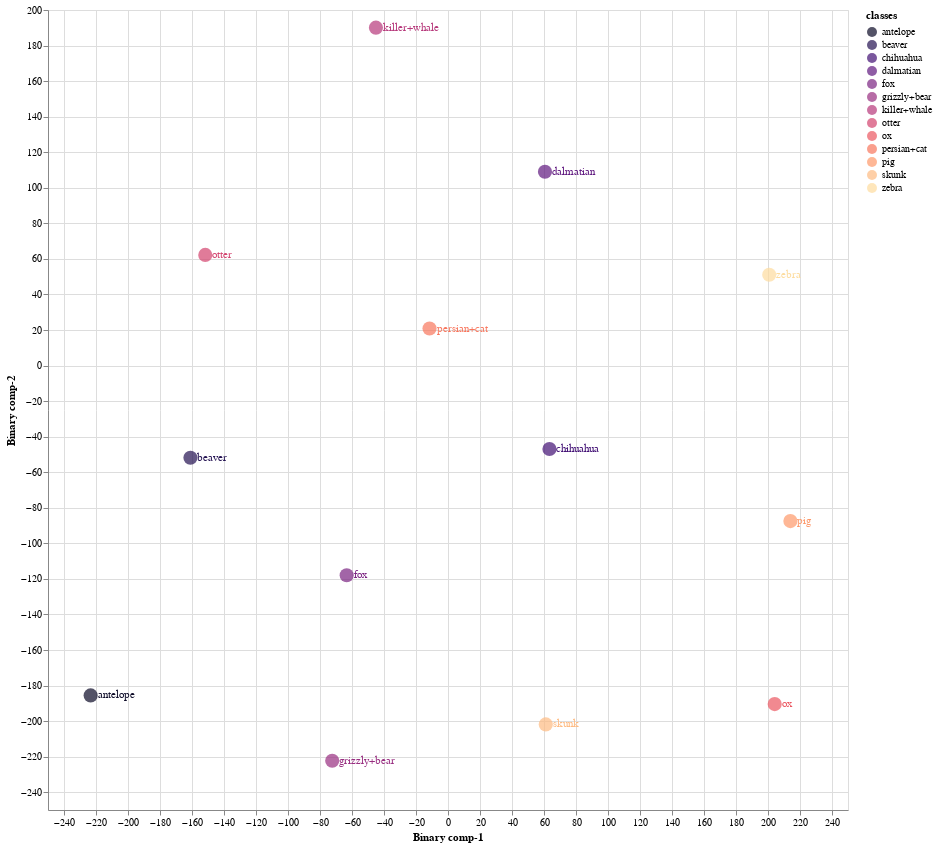
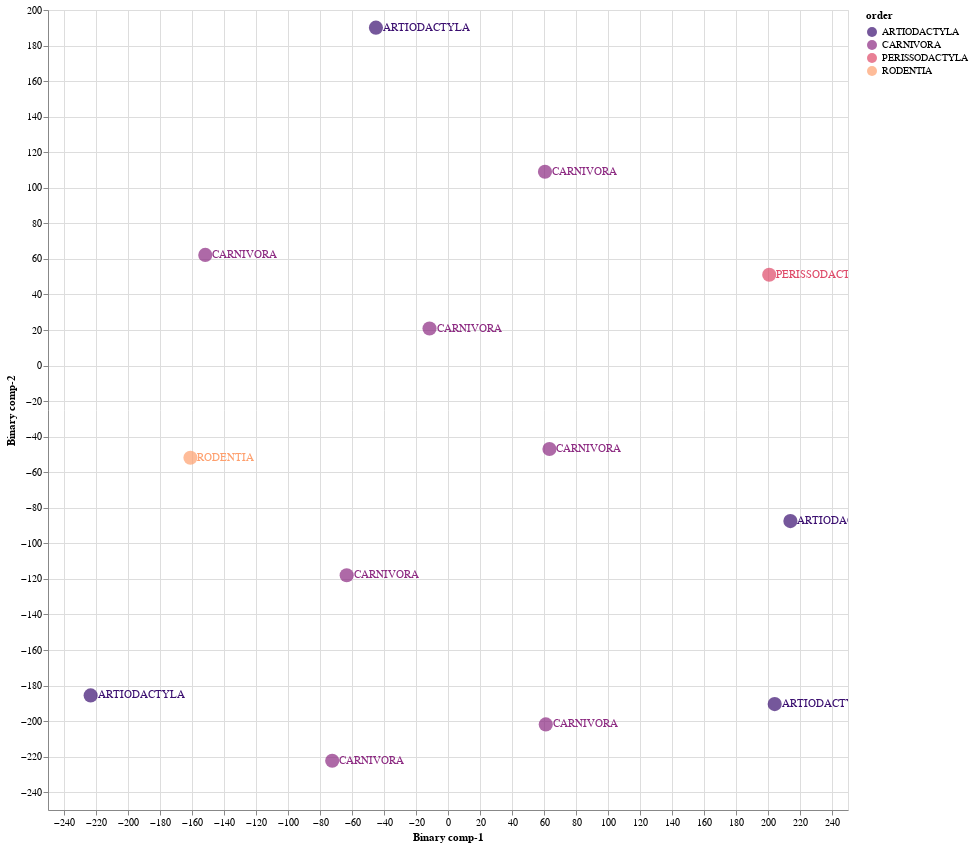

Notebook source saved alongside these figures, in order:
### Markdown cell above
### 8.2 Train Validation Split 02

### Code cell
Train02 = CZSL(mode = "Train", 
               split = 2, 
               DNN = ProjectionNetwork1, 
               epochs = 40, 
               bs = 8,  
               numunits = 1024, 
               lr = 0.1, 
               optimiser = nn.Sigmoid(), 
               dropout = 0.2, 
               mom = 0, 
               wd = 0,  
               device = 'cuda', 
               checkpoint = CP2, 
               pred_type = 'Probabilistic', 
               dist_type = 'cosine')

#mode
#1. "Train" - Use Train Val split
#2. "Test" - For Unseen Test Data

#split
# 1 -Train/Val Split 1
# 2 -Train/Val Split 2
# 3 -Train/Val Split 2

#pred_type
#1. "Probabilistic" - continous real numbers giving probability for prdiction to be 1
#2. "Deterministic" - 1 or 0 prediction values

#dist_type
#1. euclidean
#2. cosine
#3. hamming
#4. jaccard

### Figure 1 — Vega-Lite specification as saved in the notebook (floating-point values rounded to 4 significant figures)
{"config": {"view": {"continuousWidth": 400, "continuousHeight": 300}}, "layer": [{"mark": {"type": "circle", "size": 200}, "encoding": {"color": {"field": "classes", "scale": {"scheme": "Magma"}, "type": "nominal"}, "x": {"field": "Binary comp-1", "type": "quantitative"}, "y": {"field": "Binary comp-2", "type": "quantitative"}}, "height": 800, "selection": {"selector045": {"type": "interval", "bind": "scales", "encodings": ["x", "y"]}}, "width": 800}, {"mark": {"type": "text", "align": "left", "baseline": "middle", "dx": 7}, "encoding": {"color": {"field": "classes", "scale": {"scheme": "Magma"}, "type": "nominal"}, "text": {"field": "classes", "type": "nominal"}, "x": {"field": "Binary comp-1", "type": "quantitative"}, "y": {"field": "Binary comp-2", "type": "quantitative"}}, "height": 800, "width": 800}], "data": {"name": "data-4c827028a1cc8a9d95a36533aabfa88a"}, "$schema": "https://vega.github.io/schema/vega-lite/v4.17.0.json", "datasets": {"data-4c827028a1cc8a9d95a36533aabfa88a": [{"Binary comp-1": -223.3, "Binary comp-2": -185.6, "classes": "antelope", "sciName": "Antilope_cervicapra", "animal_label": 1, "animal_class": "antelope", "mainCommonName": "Blackbuck", "otherCommonNames": "Indian Antelope", "class": "Mammalia", "infraclass": "Placentalia", "magnorder": "Boreoeutheria", "superorder": "Laurasiatheria", "order": "ARTIODACTYLA", "suborder": "RUMINANTIA", "infraorder": "PECORA", "parvorder": null, "superfamily": null, "family": "BOVIDAE", "subfamily": "ANTILOPINAE", "tribe": "ANTILOPINI", "genus": "Antilope"}, {"Binary comp-1": -72.36, "Binary comp-2": -222.3, "classes": "grizzly+bear", "sciName": "Ursus_arctos", "animal_label": 2, "animal_class": "grizzly+bear", "mainCommonName": "Brown Bear", "otherCommonNames": "Grizzly Bear|Kodiak Bear", "class": "Mammalia", "infraclass": "Placentalia", "magnorder": "Boreoeutheria", "superorder": "Laurasiatheria", "order": "CARNIVORA", "suborder": "CANIFORMIA", "infraorder": "ARCTOIDEA", "parvorder": null, "superfamily": "URSOIDEA", "family": "URSIDAE", "subfamily": "URSINAE", "tribe": null, "genus": "Ursus"}, {"Binary comp-1": -45.04, "Binary comp-2": 190.1, "classes": "killer+whale", "sciName": "Orcinus_orca", "animal_label": 3, "animal_class": "killer+whale", "mainCommonName": "Killer Whale", "otherCommonNames": "Orca", "class": "Mammalia", "infraclass": "Placentalia", "magnorder": "Boreoeutheria", "superorder": "Laurasiatheria", "order": "ARTIODACTYLA", "suborder": "WHIPPOMORPHA", "infraorder": "CETACEA", "parvorder": "ODONTOCETI", "superfamily": "DELPHINOIDEA", "family": "DELPHINIDAE", "subfamily": "INCERTAE SEDIS", "tribe": null, "genus": "Orcinus"}, {"Binary comp-1": -161.0, "Binary comp-2": -51.83, "classes": "beaver", "sciName": "Aplodontia_rufa", "animal_label": 4, "animal_class": "beaver", "mainCommonName": "Mountain Beaver", "otherCommonNames": "Boomer|Sewellel|Point Arena Mountain Beaver|Point Reyes Mountain Beaver", "class": "Mammalia", "infraclass": "Placentalia", "magnorder": "Boreoeutheria", "superorder": "Euarchontoglires", "order": "RODENTIA", "suborder": "SCIUROMORPHA", "infraorder": null, "parvorder": null, "superfamily": null, "family": "APLODONTIIDAE", "subfamily": null, "tribe": null, "genus": "Aplodontia"}, {"Binary comp-1": 60.61, "Binary comp-2": 109.0, "classes": "dalmatian", "sciName": "Canis_familiaris", "animal_label": 5, "animal_class": "dalmatian", "mainCommonName": "Domestic Dog", "otherCommonNames": "Dog|Dingo|Feral Dog|New Guinea Singing Dog|Village Dog", "class": "Mammalia", "infraclass": "Placentalia", "magnorder": "Boreoeutheria", "superorder": "Laurasiatheria", "order": "CARNIVORA", "suborder": "CANIFORMIA", "infraorder": "CANOIDEA", "parvorder": null, "superfamily": null, "family": "CANIDAE", "subfamily": null, "tribe": null, "genus": "Canis"}, {"Binary comp-1": -11.55, "Binary comp-2": 20.84, "classes": "persian+cat", "sciName": "Felis_catus", "animal_label": 6, "animal_class": "persian+cat", "mainCommonName": "Domestic Cat", "otherCommonNames": "Cat", "class": "Mammalia", "infraclass": "Placentalia", "magnorder": "Boreoeutheria", "superorder": "Laurasiatheria", "order": "CARNIVORA", "suborder": "FELIFORMIA", "infraorder": "FELOIDEA", "parvorder": null, "superfamily": null, "family": "FELIDAE", "subfamily": "FELINAE", "tribe": null, "genus": "Felis"}, {"Binary comp-1": 61.11, "Binary comp-2": -201.9, "classes": "skunk", "sciName": "Spilogale_putorius", "animal_label": 11, "animal_class": "skunk", "mainCommonName": "Alleghanian Spotted Skunk", "otherCommonNames": "Eastern Spotted Skunk", "class": "Mammalia", "infraclass": "Placentalia", "magnorder": "Boreoeutheria", "superorder": "Laurasiatheria", "order": "CARNIVORA", "suborder": "CANIFORMIA", "infraorder": "ARCTOIDEA", "parvorder": null, "superfamily": "MUSTELOIDEA", "family": "MEPHITIDAE", "subfamily": "MEPHITINAE", "tribe": null, "genus": "Spilogale"}, {"Binary comp-1": 204.2, "Binary comp-2": -190.4, "classes": "ox", "sciName": "Bos_sauveli", "animal_label": 21, "animal_class": "ox", "mainCommonName": "Kouprey", "otherCommonNames": "Gray Ox|Indochinese Forest Ox", "class": "Mammalia", "infraclass": "Placentalia", "magnorder": "Boreoeutheria", "superorder": "Laurasiatheria", "order": "ARTIODACTYLA", "suborder": "RUMINANTIA", "infraorder": "PECORA", "parvorder": null, "superfamily": null, "family": "BOVIDAE", "subfamily": "BOVINAE", "tribe": "BOVINI", "genus": "Bos"}, {"Binary comp-1": -63.32, "Binary comp-2": -118.0, "classes": "fox", "sciName": "Vulpes_lagopus", "animal_label": 22, "animal_class": "fox", "mainCommonName": "Arctic Fox", "otherCommonNames": "Polar Fox", "class": "Mammalia", "infraclass": "Placentalia", "magnorder": "Boreoeutheria", "superorder": "Laurasiatheria", "order": "CARNIVORA", "suborder": "CANIFORMIA", "infraorder": "CANOIDEA", "parvorder": null, "superfamily": null, "family": "CANIDAE", "subfamily": null, "tribe": null, "genus": "Vulpes"}, {"Binary comp-1": 63.41, "Binary comp-2": -46.94, "classes": "chihuahua", "sciName": "Canis_familiaris", "animal_label": 33, "animal_class": "chihuahua", "mainCommonName": "Domestic Dog", "otherCommonNames": "Dog|Dingo|Feral Dog|New Guinea Singing Dog|Village Dog", "class": "Mammalia", "infraclass": "Placentalia", "magnorder": "Boreoeutheria", "superorder": "Laurasiatheria", "order": "CARNIVORA", "suborder": "CANIFORMIA", "infraorder": "CANOIDEA", "parvorder": null, "superfamily": null, "family": "CANIDAE", "subfamily": null, "tribe": null, "genus": "Canis"}, {"Binary comp-1": -151.7, "Binary comp-2": 62.22, "classes": "otter", "sciName": "Aonyx_capensis", "animal_label": 36, "animal_class": "otter", "mainCommonName": "African Clawless Otter", "otherCommonNames": "Cape Clawless Otter", "class": "Mammalia", "infraclass": "Placentalia", "magnorder": "Boreoeutheria", "superorder": "Laurasiatheria", "order": "CARNIVORA", "suborder": "CANIFORMIA", "infraorder": "ARCTOIDEA", "parvorder": null, "superfamily": "MUSTELOIDEA", "family": "MUSTELIDAE", "subfamily": "LUTRINAE", "tribe": null, "genus": "Aonyx"}, {"Binary comp-1": 200.8, "Binary comp-2": 51.09, "classes": "zebra", "sciName": "Equus_grevyi", "animal_label": 38, "animal_class": "zebra", "mainCommonName": "Grevy's Zebra", "otherCommonNames": "Imperial Zebra", "class": "Mammalia", "infraclass": "Placentalia", "magnorder": "Boreoeutheria", "superorder": "Laurasiatheria", "order": "PERISSODACTYLA", "suborder": "HIPOMORPHA", "infraorder": null, "parvorder": null, "superfamily": null, "family": "EQUIDAE", "subfamily": null, "tribe": null, "genus": "Equus"}, {"Binary comp-1": 214.0, "Binary comp-2": -87.49, "classes": "pig", "sciName": "Sus_domesticus", "animal_label": 42, "animal_class": "pig", "mainCommonName": "Domestic Pig", "otherCommonNames": "Hog|Pig|Swine", "class": "Mammalia", "infraclass": "Placentalia", "magnorder": "Boreoeutheria", "superorder": "Laurasiatheria", "order": "ARTIODACTYLA", "suborder": "SUINA", "infraorder": null, "parvorder": null, "superfamily": null, "family": "SUIDAE", "subfamily": null, "tribe": null, "genus": "Sus"}]}}

### Figure 2 — Vega-Lite specification as saved in the notebook (floating-point values rounded to 4 significant figures)
{"config": {"view": {"continuousWidth": 400, "continuousHeight": 300}}, "layer": [{"mark": {"type": "circle", "size": 200}, "encoding": {"color": {"field": "order", "scale": {"scheme": "Magma"}, "type": "nominal"}, "x": {"field": "Binary comp-1", "type": "quantitative"}, "y": {"field": "Binary comp-2", "type": "quantitative"}}, "height": 800, "selection": {"selector046": {"type": "interval", "bind": "scales", "encodings": ["x", "y"]}}, "width": 800}, {"mark": {"type": "text", "align": "left", "baseline": "middle", "dx": 7}, "encoding": {"color": {"field": "order", "scale": {"scheme": "Magma"}, "type": "nominal"}, "text": {"field": "order", "type": "nominal"}, "x": {"field": "Binary comp-1", "type": "quantitative"}, "y": {"field": "Binary comp-2", "type": "quantitative"}}, "height": 800, "width": 800}], "data": {"name": "data-4c827028a1cc8a9d95a36533aabfa88a"}, "$schema": "https://vega.github.io/schema/vega-lite/v4.17.0.json", "datasets": {"data-4c827028a1cc8a9d95a36533aabfa88a": [{"Binary comp-1": -223.3, "Binary comp-2": -185.6, "classes": "antelope", "sciName": "Antilope_cervicapra", "animal_label": 1, "animal_class": "antelope", "mainCommonName": "Blackbuck", "otherCommonNames": "Indian Antelope", "class": "Mammalia", "infraclass": "Placentalia", "magnorder": "Boreoeutheria", "superorder": "Laurasiatheria", "order": "ARTIODACTYLA", "suborder": "RUMINANTIA", "infraorder": "PECORA", "parvorder": null, "superfamily": null, "family": "BOVIDAE", "subfamily": "ANTILOPINAE", "tribe": "ANTILOPINI", "genus": "Antilope"}, {"Binary comp-1": -72.36, "Binary comp-2": -222.3, "classes": "grizzly+bear", "sciName": "Ursus_arctos", "animal_label": 2, "animal_class": "grizzly+bear", "mainCommonName": "Brown Bear", "otherCommonNames": "Grizzly Bear|Kodiak Bear", "class": "Mammalia", "infraclass": "Placentalia", "magnorder": "Boreoeutheria", "superorder": "Laurasiatheria", "order": "CARNIVORA", "suborder": "CANIFORMIA", "infraorder": "ARCTOIDEA", "parvorder": null, "superfamily": "URSOIDEA", "family": "URSIDAE", "subfamily": "URSINAE", "tribe": null, "genus": "Ursus"}, {"Binary comp-1": -45.04, "Binary comp-2": 190.1, "classes": "killer+whale", "sciName": "Orcinus_orca", "animal_label": 3, "animal_class": "killer+whale", "mainCommonName": "Killer Whale", "otherCommonNames": "Orca", "class": "Mammalia", "infraclass": "Placentalia", "magnorder": "Boreoeutheria", "superorder": "Laurasiatheria", "order": "ARTIODACTYLA", "suborder": "WHIPPOMORPHA", "infraorder": "CETACEA", "parvorder": "ODONTOCETI", "superfamily": "DELPHINOIDEA", "family": "DELPHINIDAE", "subfamily": "INCERTAE SEDIS", "tribe": null, "genus": "Orcinus"}, {"Binary comp-1": -161.0, "Binary comp-2": -51.83, "classes": "beaver", "sciName": "Aplodontia_rufa", "animal_label": 4, "animal_class": "beaver", "mainCommonName": "Mountain Beaver", "otherCommonNames": "Boomer|Sewellel|Point Arena Mountain Beaver|Point Reyes Mountain Beaver", "class": "Mammalia", "infraclass": "Placentalia", "magnorder": "Boreoeutheria", "superorder": "Euarchontoglires", "order": "RODENTIA", "suborder": "SCIUROMORPHA", "infraorder": null, "parvorder": null, "superfamily": null, "family": "APLODONTIIDAE", "subfamily": null, "tribe": null, "genus": "Aplodontia"}, {"Binary comp-1": 60.61, "Binary comp-2": 109.0, "classes": "dalmatian", "sciName": "Canis_familiaris", "animal_label": 5, "animal_class": "dalmatian", "mainCommonName": "Domestic Dog", "otherCommonNames": "Dog|Dingo|Feral Dog|New Guinea Singing Dog|Village Dog", "class": "Mammalia", "infraclass": "Placentalia", "magnorder": "Boreoeutheria", "superorder": "Laurasiatheria", "order": "CARNIVORA", "suborder": "CANIFORMIA", "infraorder": "CANOIDEA", "parvorder": null, "superfamily": null, "family": "CANIDAE", "subfamily": null, "tribe": null, "genus": "Canis"}, {"Binary comp-1": -11.55, "Binary comp-2": 20.84, "classes": "persian+cat", "sciName": "Felis_catus", "animal_label": 6, "animal_class": "persian+cat", "mainCommonName": "Domestic Cat", "otherCommonNames": "Cat", "class": "Mammalia", "infraclass": "Placentalia", "magnorder": "Boreoeutheria", "superorder": "Laurasiatheria", "order": "CARNIVORA", "suborder": "FELIFORMIA", "infraorder": "FELOIDEA", "parvorder": null, "superfamily": null, "family": "FELIDAE", "subfamily": "FELINAE", "tribe": null, "genus": "Felis"}, {"Binary comp-1": 61.11, "Binary comp-2": -201.9, "classes": "skunk", "sciName": "Spilogale_putorius", "animal_label": 11, "animal_class": "skunk", "mainCommonName": "Alleghanian Spotted Skunk", "otherCommonNames": "Eastern Spotted Skunk", "class": "Mammalia", "infraclass": "Placentalia", "magnorder": "Boreoeutheria", "superorder": "Laurasiatheria", "order": "CARNIVORA", "suborder": "CANIFORMIA", "infraorder": "ARCTOIDEA", "parvorder": null, "superfamily": "MUSTELOIDEA", "family": "MEPHITIDAE", "subfamily": "MEPHITINAE", "tribe": null, "genus": "Spilogale"}, {"Binary comp-1": 204.2, "Binary comp-2": -190.4, "classes": "ox", "sciName": "Bos_sauveli", "animal_label": 21, "animal_class": "ox", "mainCommonName": "Kouprey", "otherCommonNames": "Gray Ox|Indochinese Forest Ox", "class": "Mammalia", "infraclass": "Placentalia", "magnorder": "Boreoeutheria", "superorder": "Laurasiatheria", "order": "ARTIODACTYLA", "suborder": "RUMINANTIA", "infraorder": "PECORA", "parvorder": null, "superfamily": null, "family": "BOVIDAE", "subfamily": "BOVINAE", "tribe": "BOVINI", "genus": "Bos"}, {"Binary comp-1": -63.32, "Binary comp-2": -118.0, "classes": "fox", "sciName": "Vulpes_lagopus", "animal_label": 22, "animal_class": "fox", "mainCommonName": "Arctic Fox", "otherCommonNames": "Polar Fox", "class": "Mammalia", "infraclass": "Placentalia", "magnorder": "Boreoeutheria", "superorder": "Laurasiatheria", "order": "CARNIVORA", "suborder": "CANIFORMIA", "infraorder": "CANOIDEA", "parvorder": null, "superfamily": null, "family": "CANIDAE", "subfamily": null, "tribe": null, "genus": "Vulpes"}, {"Binary comp-1": 63.41, "Binary comp-2": -46.94, "classes": "chihuahua", "sciName": "Canis_familiaris", "animal_label": 33, "animal_class": "chihuahua", "mainCommonName": "Domestic Dog", "otherCommonNames": "Dog|Dingo|Feral Dog|New Guinea Singing Dog|Village Dog", "class": "Mammalia", "infraclass": "Placentalia", "magnorder": "Boreoeutheria", "superorder": "Laurasiatheria", "order": "CARNIVORA", "suborder": "CANIFORMIA", "infraorder": "CANOIDEA", "parvorder": null, "superfamily": null, "family": "CANIDAE", "subfamily": null, "tribe": null, "genus": "Canis"}, {"Binary comp-1": -151.7, "Binary comp-2": 62.22, "classes": "otter", "sciName": "Aonyx_capensis", "animal_label": 36, "animal_class": "otter", "mainCommonName": "African Clawless Otter", "otherCommonNames": "Cape Clawless Otter", "class": "Mammalia", "infraclass": "Placentalia", "magnorder": "Boreoeutheria", "superorder": "Laurasiatheria", "order": "CARNIVORA", "suborder": "CANIFORMIA", "infraorder": "ARCTOIDEA", "parvorder": null, "superfamily": "MUSTELOIDEA", "family": "MUSTELIDAE", "subfamily": "LUTRINAE", "tribe": null, "genus": "Aonyx"}, {"Binary comp-1": 200.8, "Binary comp-2": 51.09, "classes": "zebra", "sciName": "Equus_grevyi", "animal_label": 38, "animal_class": "zebra", "mainCommonName": "Grevy's Zebra", "otherCommonNames": "Imperial Zebra", "class": "Mammalia", "infraclass": "Placentalia", "magnorder": "Boreoeutheria", "superorder": "Laurasiatheria", "order": "PERISSODACTYLA", "suborder": "HIPOMORPHA", "infraorder": null, "parvorder": null, "superfamily": null, "family": "EQUIDAE", "subfamily": null, "tribe": null, "genus": "Equus"}, {"Binary comp-1": 214.0, "Binary comp-2": -87.49, "classes": "pig", "sciName": "Sus_domesticus", "animal_label": 42, "animal_class": "pig", "mainCommonName": "Domestic Pig", "otherCommonNames": "Hog|Pig|Swine", "class": "Mammalia", "infraclass": "Placentalia", "magnorder": "Boreoeutheria", "superorder": "Laurasiatheria", "order": "ARTIODACTYLA", "suborder": "SUINA", "infraorder": null, "parvorder": null, "superfamily": null, "family": "SUIDAE", "subfamily": null, "tribe": null, "genus": "Sus"}]}}
